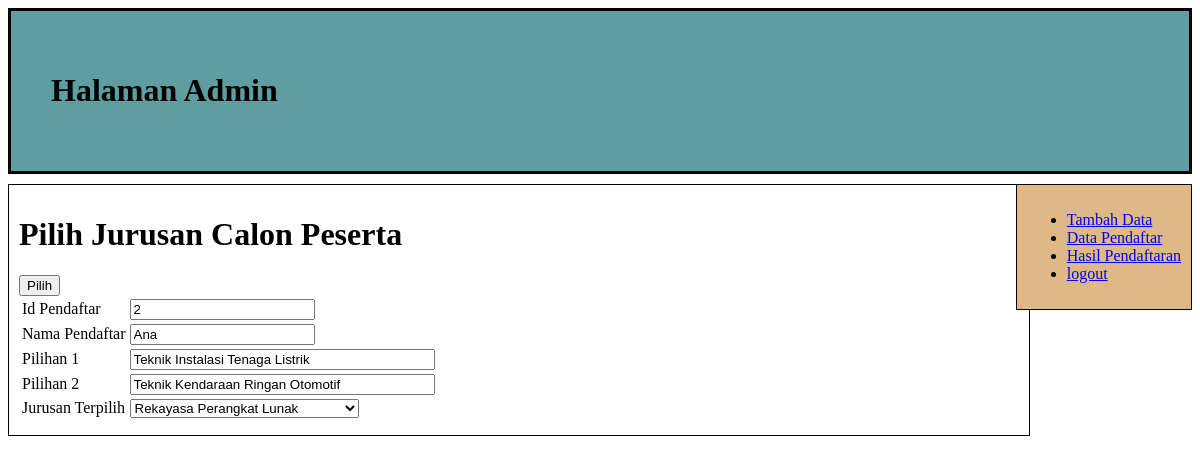
Screenshot of /admin.php?pilih&&id=2 (signed in) with the database file from the repository.
### tables this page shows
CREATE TABLE `pendaftar` (
  `idpendaftar` int(11) NOT NULL,
  `nama` varchar(35) NOT NULL,
  `ttl` varchar(50) NOT NULL,
  `jk` varchar(25) NOT NULL,
  `alamat` text NOT NULL,
  `asal` varchar(50) NOT NULL,
  `pil1` varchar(50) NOT NULL,
  `pil2` varchar(50) NOT NULL
);

### functions.php (called while the page is built, shortened)
<?php
$koneksi = mysqli_connect("localhost", "root", "", "db_psb");
function query($query)
{
    global $koneksi;
    $result = mysqli_query($koneksi, $query);
    $rows = [];
    while ($row = mysqli_fetch_assoc($result)) {
        $rows[] = $row;
    }
    return $rows;
}

### pilihjurusan.php (the view, shortened to what this page needs)
<?php
require "functions.php";
$id = $_GET["id"];
$siswa = query("SELECT * FROM pendaftar WHERE idpendaftar = $id")[0];
$jurusan = query("SELECT * FROM jurusan");
?>
<!DOCTYPE html>
<html lang="en">
<head>
</head>
<body>
    <h1>Pilih Jurusan Calon Peserta</h1>
    <form action="" method="POST">
        <table>
            <tr>
                <td>Id Pendaftar</td>
                <td><input type="text" name="id" value="<?= $siswa["idpendaftar"]; ?>" readonly></td>
            </tr>
            <tr>
                <td>Nama Pendaftar</td>
                <td><input type="text" name="nama" value="<?= $siswa["nama"]; ?>" readonly></td>
            </tr>
            <tr>
                <td>Pilihan 1</td>
                <td><input type="text" size="35" name="pil1" value="<?= $siswa["pil1"]; ?>" readonly></td>
            </tr>
            <tr>
                <td>Pilihan 2</td>
                <td><input type="text" size="35" name="pil2" value="<?= $siswa["pil2"]; ?>" readonly></td>
            </tr>
            <tr>
                <td>Jurusan Terpilih</td>
                <td>
                    <select name="jurusanok" id="">
                        <?php foreach ($jurusan as $j) : ?>
                            <option value="<?= $j["idjurusan"]; ?>"><?= $j["namajurusan"]; ?></option>
                        <?php endforeach; ?>
                    </select>
                </td>
            </tr>
            <tr>
                <td></td>
                <button type="submit" name="submit">Pilih</button>
            </tr>
        </table>
    </form>
</body>
</html>

### rows the page displays
pendaftar: id "2", nama "Ana", pil1 "Teknik Instalasi Tenaga Listrik", pil2 "Teknik Kendaraan Ringan Otomotif"

### other values shown
form field jurusanok "Rekayasa Perangkat Lunak"
